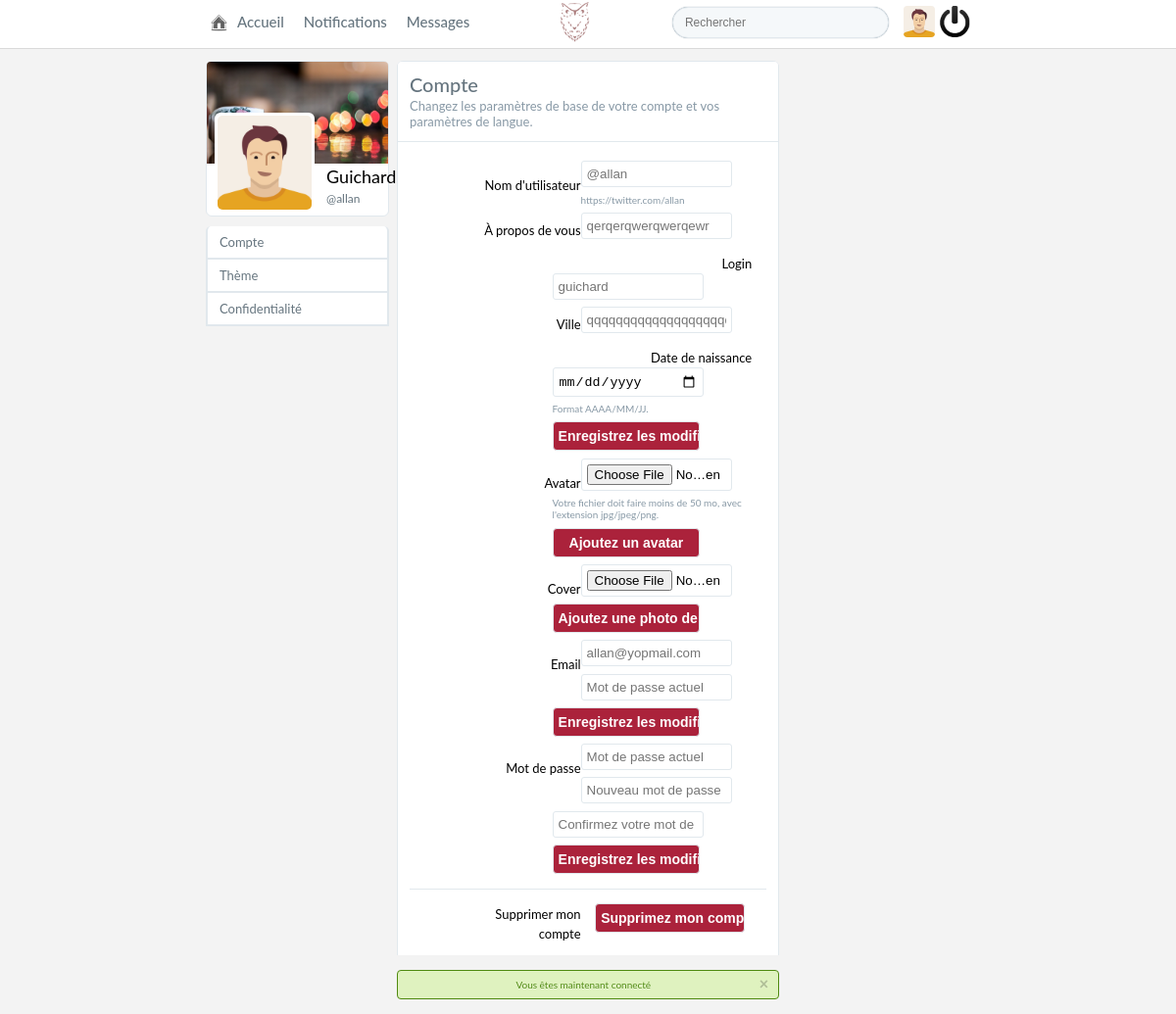
The page /controller/account.php (signed in) on the database its author committed.
### tables this page shows
CREATE TABLE IF NOT EXISTS `users` (
  `id_user` int(11) NOT NULL COMMENT 'ID utilisateur',
  `username` varchar(255) NOT NULL COMMENT 'nom de l''utilsateur',
  `nickname` varchar(255) NOT NULL COMMENT 'Pseudo de la personne(Nom complet sur tweeter)',
  `password` text NOT NULL COMMENT 'Mot de passe',
  `avatar` text NOT NULL COMMENT 'avatar',
  `email` text NOT NULL COMMENT 'email',
  `cover` text NOT NULL COMMENT 'image de banniere',
  `phone` text NOT NULL COMMENT 'numéro de téléphone',
  `website` text NOT NULL COMMENT 'url du site web lié au compte',
  `registration_token` text NOT NULL COMMENT 'token pour l''activation par mail',
  `birthdate` date NOT NULL COMMENT 'date de naissance',
  `private` tinyint(1) NOT NULL COMMENT 'status du compte si privée ou non',
  `token_cookie` text NOT NULL COMMENT 'token pour la fonction : se souvenir de moi (afin d''éviter la reconnexion)',
  `location` text NOT NULL COMMENT 'Lieu',
  `activated` tinyint(1) NOT NULL COMMENT 'statut de l''activation',
  `biography` text NOT NULL COMMENT 'Biographie',
  `creation_date` date NOT NULL COMMENT 'Date et heure de la création du compte'
);

### controller/account.php (called while the page is built, shortened)
<?php
require_once '../include/results.php';
require_once '../view/account.php';
?>

### class/Session.php (called while the page is built, shortened)
<?php
class Session {
    static $instance;
    static function getInstance() {
        if(!self::$instance){
            self::$instance = new Session();
        }
        return self::$instance;
    }
}

### class/App.php (called while the page is built, shortened)
<?php
class App {
    static $db = null;
    static function getDatabase() {
        if(!self::$db) {
            self::$db = new Database('root', '', 'common-database');
        }
        return self::$db;
    }
    static function getAuth() {
        return new Auth(Session::getInstance(), ['restriction' => "Vous n'avez pas la permission d'acceder a cette page" ]);
    }
}

### include/results.php (called while the page is built, shortened)
<?php
$db = App::getDatabase();
$auth = App::getAuth();
$auth->restrict();
$user_id = $_SESSION['auth']->id_user;
$info_user = $auth->checkId($db, $user_id);

### class/Database.php (called while the page is built, shortened)
<?php
class Database {
    private $pdo;
    public function __construct($login, $password, $database_name, $host = 'localhost') {
        $this->pdo = new PDO("mysql:dbname=$database_name;host=$host", $login, $password, array(PDO::MYSQL_ATTR_USE_BUFFERED_QUERY => true));
        $this->pdo->setAttribute(PDO::ATTR_ERRMODE, PDO::ERRMODE_EXCEPTION);
        $this->pdo->setAttribute(PDO::ATTR_DEFAULT_FETCH_MODE, PDO::FETCH_OBJ);
        $this->pdo->query("SET NAMES 'utf8'");
    }
    public function query($query, $params = false) {
        if($params){
            $req = $this->pdo->prepare($query);
            $req->execute($params);
        } else {
            $req = $this->pdo->query($query);
        }
        return $req;
    }
}

### class/Auth.php (called while the page is built, shortened)
<?php
class Auth {
    public function checkId($db, $user_id) {
        return $db->query('SELECT * FROM users WHERE id_user = ?', [$user_id])->fetch();
    }
}

### view/account.php (the view, shortened to what this page needs)
<!DOCTYPE html>
<html>
<head>
	<link type= "text/css" rel="stylesheet" href="../view/front/style.css"/>
</head>
<body>
	<?php include '../include/header.php'; ?>
	<div class="body-container">
		<div class="page-container">
			<div class="container-left-side">
				<div class="dashboard">
					<div class="dashboard-cover">
						<a  href="account.php" title="Profil et paramètres"><img id='img_cover' src="<?= $info_user->cover; ?>" alt="<?php $info_user->nickname; ?>"></a>
					</div>
					<div class="dashboard-data">
						<a href="profil.php?id=<?php echo $user_id; ?>" title="Profil et paramètres"><img id='img_avatar' src="<?= $info_user->avatar; ?>" alt="<?php $info_user->nickname; ?>"></a>
					</div>
					<div class="dashboard-user">
						<a href="profil.php?id=<?php echo $user_id; ?>" title="<?php $info_user->nickname; ?>"><?php echo ucfirst($info_user->nickname); ?></a>
						<a href="profil.php?id=<?php echo $user_id; ?>" title ="<?php $info_user->username; ?>">@<?php echo $info_user->username; ?></a>
					</div>
				</div>
				<div class="account-menu">
					<ul>
						<li><a href="account.php" title="Compte">Compte</a></li>
						<li><a href="" title="Thème">Thème</a></li>
						<li><a href="../view/confidentiality.php" title="Confidentialité">Confidentialité</a></li>
					</ul>
				</div>
			</div>
			<div class="account-container">
				<div class="account-header-container">
					<header>
						<h2>Compte</h2>
						<p>Changez les paramètres de base de votre compte et vos paramètres de langue.</p>
					</header>
				</div>
				<div class="account-form">
					<form method="POST" name="account" action="#">
						<label for="fullname">Nom d'utilisateur</label>
						<div class="account-input">
							<input type="text" id="fullname" name="username" placeholder="@<?= $info_user->username; ?>">
							<p>https://twitter.com/<?= $info_user->username; ?></p>
						</div>
						<label for="biography">À propos de vous</label>
						<div class="account-input">
							<input type="text" id="biography" name="biography" placeholder="<?= $info_user->biography; ?>">
						</div>
						<label for="nickname">Login</label>
						<div class="account-input">
							<input type="text" id="nickname" name="nickname" placeholder="<?= $info_user->nickname; ?>">
						</div>
						<label for="location">Ville</label>
						<div class="account-input">
							<input type="text" id="location" name="location" placeholder="<?= $info_user->location; ?>">
						</div>
						<label for="birthdate">Date de naissance</label>
						<div class="account-input">
							<input type="date" id="birthdate" name="birthdate">
							<p>Format AAAA/MM/JJ.</p>
						</div>
						<div class="account-input">
							<input type="submit" value="Enregistrez les modifications" name="bouton-info">
						</div>
					</form>
					<form enctype="multipart/form-data" method="POST" name="avatar" action="#">
						<label for="avatar">Avatar</label>
						<div class="account-input">
							<input type="file" name="avatar" id="avatar" accept="image/*">
							<p>Votre fichier doit faire moins de 50 mo, avec l'extension jpg/jpeg/png.</p>
						</div>
						<div class="account-input">
							<input type="submit" value="Ajoutez un avatar" name="valid_avatar">
						</div>
					</form>
					<form enctype="multipart/form-data" method="POST" name="cover" action="#">
						<label for="cover">Cover</label>
						<div class="account-input">
							<input type="file" name="cover" id="cover" accept="image/*">
						</div>
						<div class="account-input">
							<input type="submit" value="Ajoutez une photo de couverture" name="valid_cover">
						</div>
					</form>
					<form method="POST" name="account" action="#">
						<label for="email">Email</label>
						<div class="account-input">
							<input type="text" id="email" name="email" placeholder="<?= $info_user->email; ?>">
						</div>
						<div class="account-input">
							<input type="password" name="pass" placeholder="Mot de passe actuel"/>
						</div>
						<div class="account-input">
							<input type="submit" name="email_modif" value="Enregistrez les modifications"/>
						</div>
					</form>
					<form method="POST" name="account" action="#">
						<label for="password">Mot de passe</label>
						<div class="account-input">
							<input type="password" id="password" name="pass1" placeholder="Mot de passe actuel"/>
						</div>
						<div class="account-input">
							<input type="password" name="password" placeholder="Nouveau mot de passe"/>
						</div>
						<div class="account-input">
							<input type="password" name="password_confirm" placeholder="Confirmez votre mot de passe"/>
						</div>
						<div class="account-input">
							<input type="submit" name="pass_modif" value="Enregistrez les modifications"/>
						</div>
					</form>
					<form class="account-input-delete" method="POST" name="account" action="#">
						<label for="delete">Supprimer mon compte</label>
						<div class="account-delete-button">
							<input type="submit" id="delete" name="delete" value="Supprimez mon compte"/>
						</div>
					</form>
				</div>
			<?php include '../include/flash.php'; ?>
			</div>
		</div>
	</div>
</body>
</html>

### include/header.php (shortened to what this page needs)
<header class="header-timeline">
	<div class="header-timeline-menu">
		<ul>
			<li><a href="accueil.php" title="Accueil"><span class="icon-home"></span><span>Accueil</span></a></li>
			<li><a href="notification.php" title="Notifications"><span class="icon-notif"></span><span>Notifications</span></a></li>
			<li><a href="message.php" title="Messages"><span class="icon-msg"></span><span>Messages</span></a></li>
		</ul>
		<div class="header-timeline-search">
			<form action="../controller/search.php" method="GET">
				<input type="search" name="search" id="search" placeholder="Rechercher">
			</form>
			<a href="account.php" title="Profil et paramètres"><img src='<?= $info_user->avatar; ?>' alt="fox"></a>
			<a href="../view/logout.php"><img src="../view/img/icon/logout.png" alt="Se déconnecter"></a>
		</div>
	</div>
	<h1><span class="icon"></span></h1>
</header>

### rows shown on the page
users: avatar (placeholder picture), nickname "Guichard", username "allan", username "@allan", biography "qerqerqwerqwerqewr", nickname "guichard", location "qqqqqqqqqqqqqqqqqqqqqqqqqqqqqqqqqqqqqqqqqqqqqqqqqqqqqqqqqqqqqqqqqqqqqqq", email "allan@yopmail.com"

### other values the page prints
$message "Vous êtes maintenant connecté"
